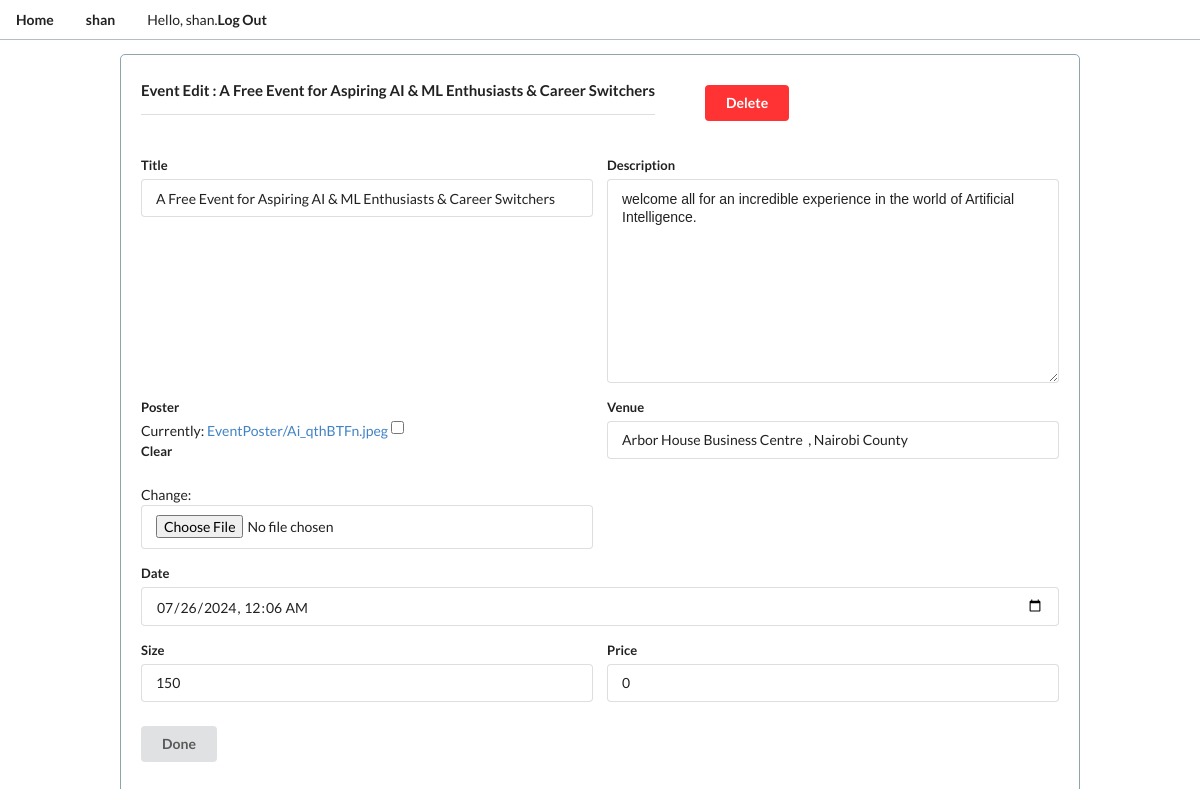
Screenshot of /home/13/edit/ (signed in) with the database file from the repository.
### profiles/models.py (models this page shows, shortened)
class Profile(models.Model):
    user           = models.OneToOneField(User, on_delete=models.CASCADE)
    role           = models.CharField(max_length=20, choices=PROFILE_TYPE_CHOICES)
    profilePicture = models.ImageField(default='userPlaceHolder.png', upload_to='ProfilePictures')
    firstName      = models.CharField(max_length=35, blank=True)
    lastName       = models.CharField(max_length=35, blank=True)
    email          = models.EmailField(max_length=90, blank=True)
    updated        = models.TimeField(auto_now=True)
    created        = models.TimeField(auto_now_add=True)

### events/models.py (models this page shows, shortened)
class Event(models.Model):
    organizer   = models.ForeignKey(Profile, related_name='organizer', on_delete=models.CASCADE)
    attendees   = models.ManyToManyField(Profile, blank=True, default=None, related_name='attendees')
    title       = models.CharField(max_length=100)
    description = models.CharField(max_length=300)
    poster      = models.ImageField(upload_to='EventPoster/', blank=True)
    venue       = models.CharField(max_length=100)
    size        = models.PositiveIntegerField()
    price       = models.PositiveIntegerField()
    date        = models.DateTimeField()
    ksh         = models.PositiveIntegerField(blank=True)
    updated     = models.TimeField(auto_now=True)
    created     = models.DateTimeField(auto_now_add=True)
    class Meta:
        ordering = ('-created',)

### events/views.py (the view)
# urls.py: path('<int:id>/edit/', views.eventEditView, name='eventEdit'),
@login_required
def eventEditView(request, id):
    profile = Profile.objects.get(user=request.user)
    event   = Event.objects.get(pk=id)
    if request.method == 'POST':
        form = EventEditForm(request.POST, instance=event)
        if form.is_valid():
            form.save()
            return redirect('home:eventDetail', id=id)
    else:
        form = EventEditForm(instance=event)
    template = loader.get_template('events/eventEdit.html')
    context = {
        'event'  : event,
        'profile': profile,
        'form'   : form,
    }
    return HttpResponse(template.render(context, request))

### events/forms.py
class EventEditForm(forms.ModelForm): # EventEditForm required
    class Meta:
        model = Event
        fields = ['title', 'description', 'poster', 'venue', 'date', 'size', 'price']
        widgets = {
            'description': forms.Textarea(attrs={'class': 'form-control'}),
            'date'       :forms.TextInput(attrs={'type':'datetime-local'}),
        }

### events/templates/events/eventEdit.html (shortened to what this page needs)
<head>
    {% extends 'base.html' %}
    {% load static %}
{% block content %}
{% include 'events/navigationBar.html' %}
<div id="eventEditParent">
    <div id="eventEditParentChildDiv">
        <h4 class="ui dividing header">Event Edit : {{event.title}}</h4>
        <form method="post" action="{% url 'home:eventDelete' event.id %}">
            <button class="ui button" type="submit" id="eventDeleteBtn">Delete</button>
        </form>
    </div>
    <form class="ui form" method="POST" enctype="multipart/form-data">
        <div class="two fields">
            <div class="field">
                <label>Title</label>
                {{form.title}}
            </div>
            <div class="field">
                <label>Description</label>
                {{form.description}}
            </div>
        </div>
        <div class="two fields">
            <div class="field">
                <label>Poster</label>
                {{form.poster}}
            </div>
            <div class="field">
                <label>Venue</label>
                {{form.venue}}
            </div>
        </div>
        <div class="field">
            <label>Date</label>
            {{form.date}}
        </div>
        <div class="two fields">
            <div class="field">
                <label>Size</label>
                {{form.size}}
            </div>
            <div class="field">
                <label>Price</label>
                {{form.price}}
            </div>
        </div>
        <button class="ui button" type="submit">Done</button>
    </form>
</div>
{% endblock content %}

### events/templates/events/navigationBar.html (shortened to what this page needs)
<head>
  {% load static %}
</head>
{% block content %}
<div class="ui secondary pointing menu" id="navbarMainDiv">
  <a class="item" href="{% url 'events:home' %}"><b>Home</b></a>
  <a class="item" href="{% url 'profiles:profile' %}" ><b>{{profile.user}}</b></a>
  <a class="item" href="{% url 'home' %}">Hello, {{ profile.user }}. <b> Log Out</b></a>
</div>
{% endblock content %}

### static/style.css (style rules this page uses)
#navbarMainDiv { width: 100%; border-bottom: 1px solid #B0BEC5; }
#eventEditParent { width: 80%; padding: 20px; border-radius: 5px; border: 1px solid #90A4AE; }
#eventEditParentChildDiv { display: flex; flex-direction: row; margin-bottom: 20px; }
#eventEditParentChildDiv h4 { padding: 0px; margin-top: 6px; margin-right: 50px; }
#eventDeleteBtn { color: #ffffff; background: rgba(255, 0, 0, 0.801); border: none; }
#eventEditParent h4 { margin-bottom: 20px; }
#eventEditParent form .ui.button { margin-top: 10px; }

### rows the page displays
Profile: user "shan"
Event: title "A Free Event for Aspiring AI & ML Enthusiasts & Career Switchers", description "welcome all for an incredible experience in the world of Artificial Intelligence.", venue "Arbor House Business Centre , Nairobi County", date "07/26/2024 00:06", size "150", price "0"
